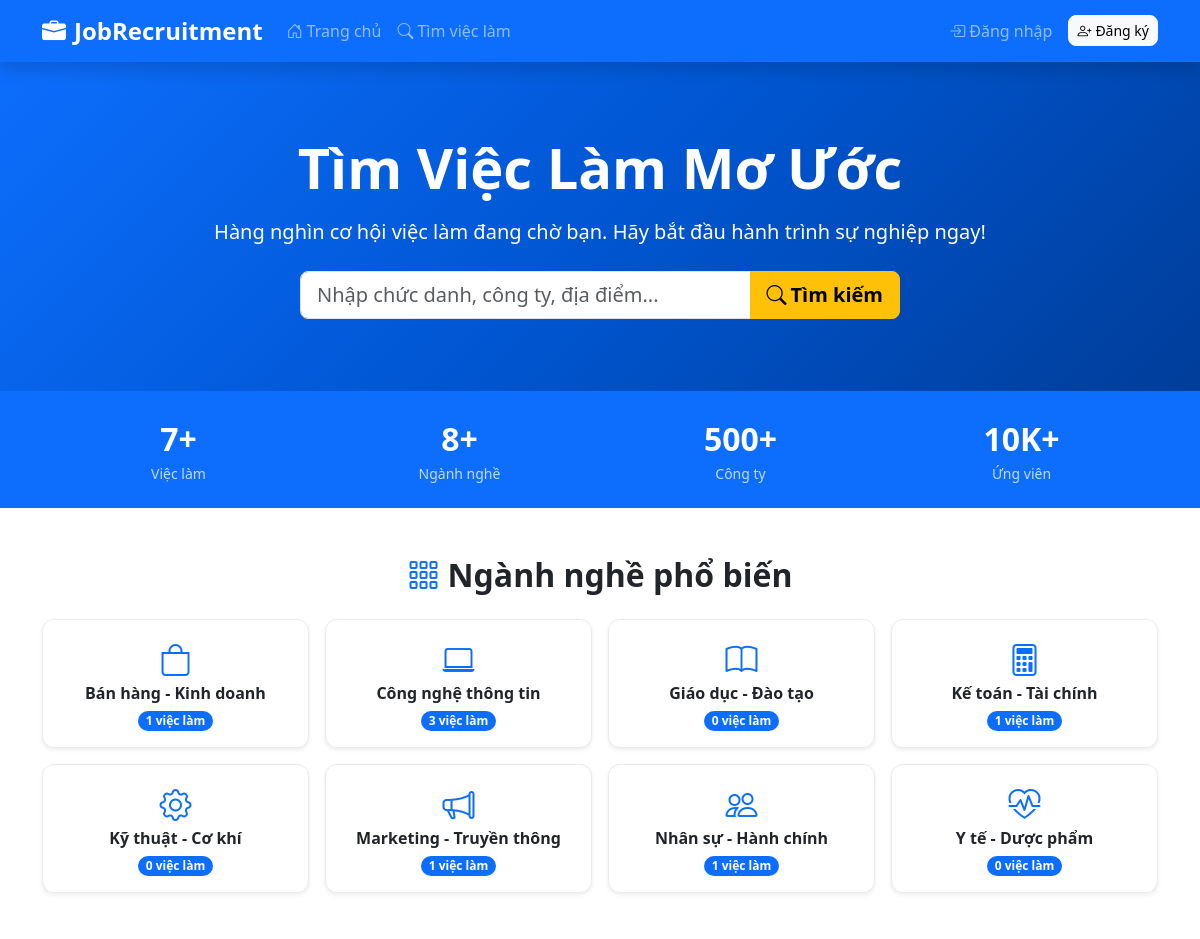
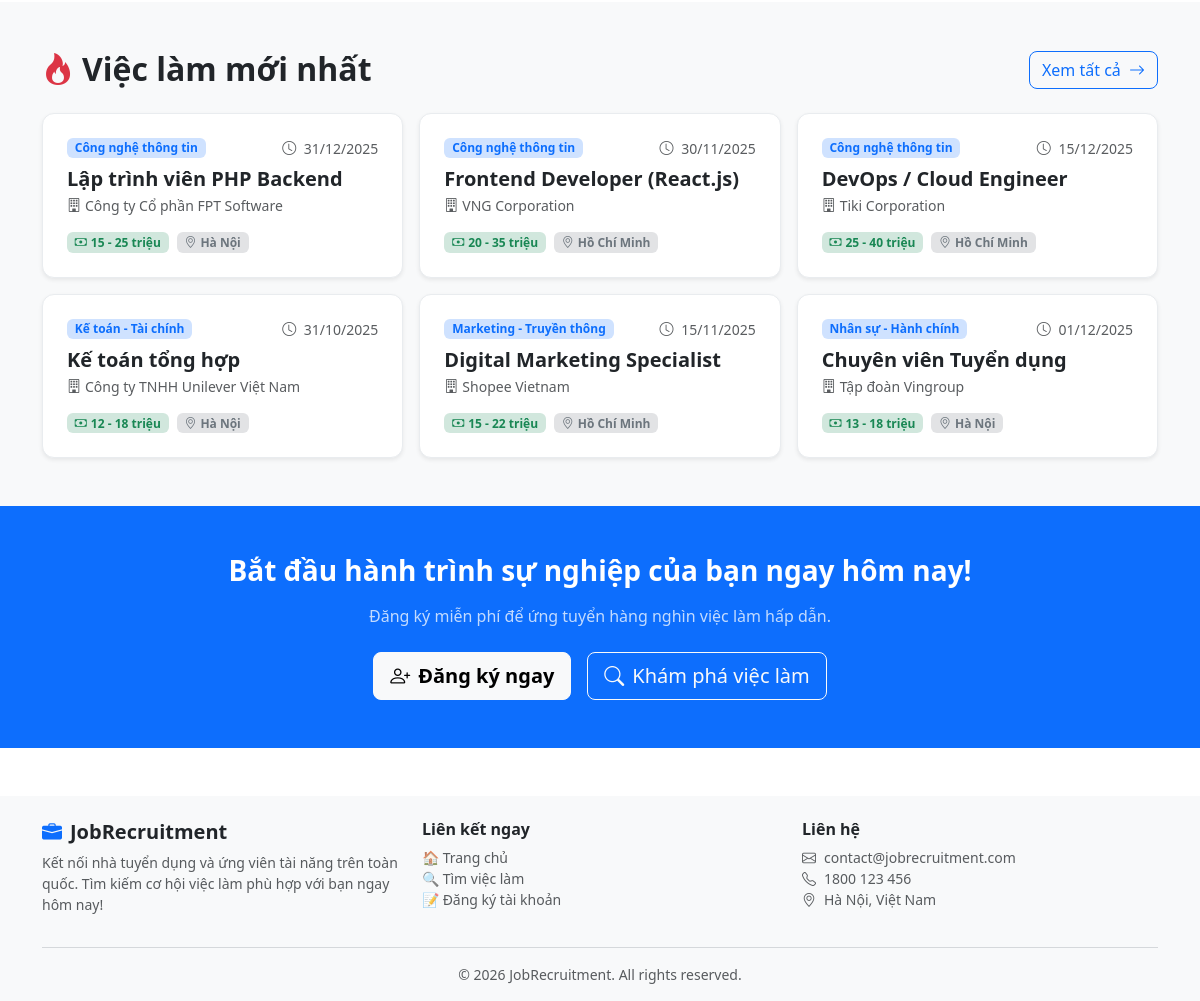
The page / on the database its author committed (2 pictures, top to bottom).
### tables this page shows
CREATE TABLE `categories` (
    `id`         INT AUTO_INCREMENT PRIMARY KEY COMMENT 'Khóa chính',
    `name`       VARCHAR(100) NOT NULL          COMMENT 'Tên ngành nghề',
    `created_at` TIMESTAMP DEFAULT CURRENT_TIMESTAMP
);

CREATE TABLE `jobs` (
    `id`           INT AUTO_INCREMENT PRIMARY KEY COMMENT 'Khóa chính',
    `category_id`  INT           NOT NULL         COMMENT 'Ngành nghề (FK → categories.id)',
    `title`        VARCHAR(200)  NOT NULL         COMMENT 'Tiêu đề vị trí tuyển dụng',
    `company`      VARCHAR(200)  NOT NULL         COMMENT 'Tên công ty tuyển dụng',
    `salary`       VARCHAR(100)  DEFAULT NULL     COMMENT 'Mức lương (VD: 10-15 triệu)',
    `location`     VARCHAR(200)  DEFAULT NULL     COMMENT 'Địa điểm làm việc',
    `description`  TEXT          DEFAULT NULL     COMMENT 'Mô tả công việc chi tiết',
    `requirements` TEXT          DEFAULT NULL     COMMENT 'Yêu cầu ứng viên',
    `benefits`     TEXT          DEFAULT NULL     COMMENT 'Quyền lợi được hưởng',
    `deadline`     DATE          DEFAULT NULL     COMMENT 'Hạn nộp hồ sơ',
    `status`       ENUM('active', 'closed') NOT NULL DEFAULT 'active' COMMENT 'Trạng thái: active=đang tuyển, closed=đã đóng',
    `created_at`   TIMESTAMP DEFAULT CURRENT_TIMESTAMP COMMENT 'Thời điểm đăng tin',
    CONSTRAINT `fk_jobs_category`
        FOREIGN KEY (`category_id`) REFERENCES `categories`(`id`) ON DELETE CASCADE
);

### core/Controller.php (called while the page is built, shortened)
<?php
abstract class Controller
{
    protected function render(string $view, array $data = []): void
    {
        extract($data);
        $viewPath = __DIR__ . '/../views/' . $view . '.php';
        require $viewPath;
    }
}

### controllers/HomeController.php (called while the page is built)
<?php
class HomeController extends Controller
{
    public function index(): void
    {
        $jobModel      = new Job();
        $categoryModel = new Category();
        $latestJobs = $jobModel->getList(1, 6);
        $categories = $categoryModel->getAll();
        $stats = [
            'jobs'       => $jobModel->countAll(),
            'categories' => $categoryModel->countAll(),
        ];
        $this->render('home/index', [
            'latestJobs' => $latestJobs,
            'categories' => $categories,
            'stats'      => $stats,
            'flash'      => $this->getFlash(),
        ]);
    }
}

### index.php (called while the page is built, shortened)
<?php
require_once __DIR__ . '/config/database.php';
require_once __DIR__ . '/core/Database.php';
require_once __DIR__ . '/core/Model.php';
require_once __DIR__ . '/core/Controller.php';
require_once __DIR__ . '/models/Category.php';
require_once __DIR__ . '/models/Job.php';
require_once __DIR__ . '/controllers/HomeController.php';
$router = new Router();
$router->get('/',     'HomeController', 'index');
$router->get('/home', 'HomeController', 'index');
$router->get( '/login',    'AuthController', 'loginForm');
$router->post('/login',    'AuthController', 'login');
$router->get( '/register', 'AuthController', 'registerForm');
$router->post('/register', 'AuthController', 'register');
$router->get( '/logout',   'AuthController', 'logout');
$router->get( '/jobs',        'JobController', 'index');
$router->get( '/jobs/detail', 'JobController', 'detail');
$router->get( '/jobs/apply',  'JobController', 'applyForm');
$router->post('/jobs/apply',  'JobController', 'apply');
$router->get( '/profile',        'ProfileController', 'index');
$router->post('/profile/update', 'ProfileController', 'update');
$router->get('/my-applications', 'ApplicationController', 'history');
$router->get('/admin',           'AdminDashboardController', 'index');
$router->get('/admin/dashboard', 'AdminDashboardController', 'index');
$router->get( '/admin/users',        'AdminUserController', 'index');
$router->get( '/admin/users/create', 'AdminUserController', 'createForm');
$router->post('/admin/users/create', 'AdminUserController', 'create');
$router->get( '/admin/users/edit',   'AdminUserController', 'editForm');
$router->post('/admin/users/edit',   'AdminUserController', 'edit');
$router->post('/admin/users/delete', 'AdminUserController', 'delete');
$router->get( '/admin/jobs',        'AdminJobController', 'index');
$router->get( '/admin/jobs/create', 'AdminJobController', 'createForm');
$router->post('/admin/jobs/create', 'AdminJobController', 'create');
$router->get( '/admin/jobs/edit',   'AdminJobController', 'editForm');
$router->post('/admin/jobs/edit',   'AdminJobController', 'edit');
$router->post('/admin/jobs/delete', 'AdminJobController', 'delete');
$router->get( '/admin/categories',        'AdminCategoryController', 'index');
$router->get( '/admin/categories/create', 'AdminCategoryController', 'createForm');
$router->post('/admin/categories/create', 'AdminCategoryController', 'create');
$router->get( '/admin/categories/edit',   'AdminCategoryController', 'editForm');
$router->post('/admin/categories/edit',   'AdminCategoryController', 'edit');
$router->post('/admin/categories/delete', 'AdminCategoryController', 'delete');
$router->get( '/admin/applications',               'AdminApplicationController', 'index');
$router->post('/admin/applications/update-status', 'AdminApplicationController', 'updateStatus');
$router->dispatch();

### core/Database.php (called while the page is built, shortened)
<?php
class Database
{
    private static ?PDO $instance = null;
    public static function getInstance(): PDO
    {
        if (self::$instance === null) {
            $dsn = sprintf(
                'mysql:host=%s;port=%d;dbname=%s;charset=%s',
                DB_HOST,
                DB_PORT,
                DB_NAME,
                DB_CHARSET
            );
            $options = [
                PDO::ATTR_ERRMODE            => PDO::ERRMODE_EXCEPTION,
                PDO::ATTR_DEFAULT_FETCH_MODE => PDO::FETCH_ASSOC,
                PDO::ATTR_EMULATE_PREPARES   => false,
            ];
            try {
                self::$instance = new PDO($dsn, DB_USER, DB_PASS, $options);
            } catch (PDOException $e) {
                error_log('Database connection failed: ' . $e->getMessage());
                die('<h3 style="color:red;text-align:center">Không thể kết nối database.<br>Vui lòng kiểm tra cấu hình trong config/database.php</h3>');
            }
        }
        return self::$instance;
    }
}

### core/Model.php (called while the page is built, shortened)
<?php
abstract class Model
{
    protected PDO $db;
    public function __construct()
    {
        $this->db = Database::getInstance();
    }
    protected function query(string $sql, array $params = []): array
    {
        $stmt = $this->db->prepare($sql);
        $stmt->execute($params);
        return $stmt->fetchAll();
    }
    protected function count(string $sql, array $params = []): int
    {
        $stmt = $this->db->prepare($sql);
        $stmt->execute($params);
        return (int) $stmt->fetchColumn();
    }
}

### models/Job.php (called while the page is built, shortened)
<?php
class Job extends Model
{
    public function getList(int $page = 1, int $perPage = 9, string $keyword = '', int $categoryId = 0): array
    {
        $offset = ($page - 1) * $perPage;
        $params = [];
        $where = ["j.status = 'active'"];
        $whereClause = 'WHERE ' . implode(' AND ', $where);
        $sql = "SELECT j.*, c.name AS category_name
                FROM `jobs` j
                LEFT JOIN `categories` c ON c.id = j.category_id
                {$whereClause}
                ORDER BY j.created_at DESC
                LIMIT {$perPage} OFFSET {$offset}";
        return $this->query($sql, $params);
    }
    public function countAll(): int
    {
        return $this->count("SELECT COUNT(*) FROM `jobs` WHERE status = 'active'");
    }
}

### models/Category.php (called while the page is built, shortened)
<?php
class Category extends Model
{
    public function getAll(): array
    {
        return $this->query(
            "SELECT c.*, COUNT(j.id) AS job_count
             FROM `categories` c
             LEFT JOIN `jobs` j ON j.category_id = c.id AND j.status = 'active'
             GROUP BY c.id
             ORDER BY c.name ASC"
        );
    }
    public function countAll(): int
    {
        return $this->count("SELECT COUNT(*) FROM `categories`");
    }
}

### views/home/index.php (the view, shortened to what this page needs)
<?php
require_once __DIR__ . '/../layouts/header.php';
?>
<section class="hero-section text-white py-5">
    <div class="container text-center py-4">
        <h1 class="display-4 fw-bold mb-3">Tìm Việc Làm Mơ Ước</h1>
        <p class="lead mb-4">Hàng nghìn cơ hội việc làm đang chờ bạn. Hãy bắt đầu hành trình sự nghiệp ngay!</p>
        <form action="<?= BASE_URL ?>/jobs" method="GET" class="d-flex justify-content-center">
            <div class="input-group" style="max-width: 600px;">
                <input type="text" name="keyword" class="form-control form-control-lg"
                       placeholder="Nhập chức danh, công ty, địa điểm...">
                <button class="btn btn-warning btn-lg fw-bold" type="submit">
                    <i class="bi bi-search me-1"></i>Tìm kiếm
                </button>
            </div>
        </form>
    </div>
</section>
<section class="bg-primary text-white py-3">
    <div class="container">
        <div class="row text-center g-2">
            <div class="col-6 col-md-3">
                <div class="p-2">
                    <div class="fs-2 fw-bold"><?= number_format($stats['jobs']) ?>+</div>
                    <div class="small opacity-75">Việc làm</div>
                </div>
            </div>
            <div class="col-6 col-md-3">
                <div class="p-2">
                    <div class="fs-2 fw-bold"><?= number_format($stats['categories']) ?>+</div>
                    <div class="small opacity-75">Ngành nghề</div>
                </div>
            </div>
            <div class="col-6 col-md-3">
                <div class="p-2">
                    <div class="fs-2 fw-bold">500+</div>
                    <div class="small opacity-75">Công ty</div>
                </div>
            </div>
            <div class="col-6 col-md-3">
                <div class="p-2">
                    <div class="fs-2 fw-bold">10K+</div>
                    <div class="small opacity-75">Ứng viên</div>
                </div>
            </div>
        </div>
    </div>
</section>
<section class="py-5">
    <div class="container">
        <h2 class="text-center fw-bold mb-4">
            <i class="bi bi-grid-3x3-gap me-2 text-primary"></i>Ngành nghề phổ biến
        </h2>
        <div class="row g-3">
            <?php
            $categoryIcons = [
                'Công nghệ thông tin'    => 'bi-laptop',
                'Kế toán - Tài chính'    => 'bi-calculator',
                'Marketing - Truyền thông' => 'bi-megaphone',
                'Nhân sự - Hành chính'   => 'bi-people',
                'Kỹ thuật - Cơ khí'      => 'bi-gear',
                'Y tế - Dược phẩm'       => 'bi-heart-pulse',
                'Giáo dục - Đào tạo'     => 'bi-book',
                'Bán hàng - Kinh doanh'  => 'bi-bag',
            ];
            foreach ($categories as $cat):
                $icon = $categoryIcons[$cat['name']] ?? 'bi-briefcase';
            ?>
            <div class="col-6 col-md-4 col-lg-3">
                <a href="<?= BASE_URL ?>/jobs?category=<?= $cat['id'] ?>"
                   class="card h-100 text-decoration-none border-0 shadow-sm category-card">
                    <div class="card-body text-center p-3">
                        <i class="bi <?= $icon ?> fs-2 text-primary mb-2"></i>
                        <h6 class="card-title mb-1 fw-semibold"><?= htmlspecialchars($cat['name']) ?></h6>
                        <span class="badge bg-primary rounded-pill"><?= $cat['job_count'] ?> việc làm</span>
                    </div>
                </a>
            </div>
            <?php endforeach; ?>
        </div>
    </div>
</section>
<section class="py-5 bg-light">
    <div class="container">
        <div class="d-flex justify-content-between align-items-center mb-4">
            <h2 class="fw-bold mb-0">
                <i class="bi bi-fire me-2 text-danger"></i>Việc làm mới nhất
            </h2>
            <a href="<?= BASE_URL ?>/jobs" class="btn btn-outline-primary">
                Xem tất cả <i class="bi bi-arrow-right ms-1"></i>
            </a>
        </div>
        <?php if (empty($latestJobs)): ?>
        <div class="text-center text-muted py-5">
            <i class="bi bi-inbox fs-1"></i>
            <p class="mt-2">Chưa có tin tuyển dụng nào.</p>
        </div>
        <?php else: ?>
        <div class="row g-3">
            <?php foreach ($latestJobs as $job): ?>
            <div class="col-md-6 col-lg-4">
                <div class="card h-100 border-0 shadow-sm job-card">
                    <div class="card-body p-4">
                        <div class="d-flex justify-content-between align-items-start mb-2">
                            <span class="badge bg-primary-subtle text-primary">
                                <?= htmlspecialchars($job['category_name'] ?? '') ?>
                            </span>
                            <?php if ($job['deadline']): ?>
                            <small class="text-muted">
                                <i class="bi bi-clock me-1"></i>
                                <?= date('d/m/Y', strtotime($job['deadline'])) ?>
                            </small>
                            <?php endif; ?>
                        </div>
                        <h5 class="card-title fw-bold mb-1">
                            <a href="<?= BASE_URL ?>/jobs/detail?id=<?= $job['id'] ?>"
                               class="text-decoration-none text-dark stretched-link">
                                <?= htmlspecialchars($job['title']) ?>
                            </a>
                        </h5>
                        <p class="text-muted mb-2 small">
                            <i class="bi bi-building me-1"></i><?= htmlspecialchars($job['company']) ?>
                        </p>
                        <div class="d-flex flex-wrap gap-2 mt-3">
                            <?php if ($job['salary']): ?>
                            <span class="badge bg-success-subtle text-success">
                                <i class="bi bi-cash me-1"></i><?= htmlspecialchars($job['salary']) ?>
                            </span>
                            <?php endif; ?>
                            <?php if ($job['location']): ?>
                            <span class="badge bg-secondary-subtle text-secondary">
                                <i class="bi bi-geo-alt me-1"></i><?= htmlspecialchars($job['location']) ?>
                            </span>
                            <?php endif; ?>
                        </div>
                    </div>
                </div>
            </div>
            <?php endforeach; ?>
        </div>
        <?php endif; ?>
    </div>
</section>
<?php if (!isset($_SESSION['user_id'])): ?>
<section class="py-5 bg-primary text-white text-center">
    <div class="container">
        <h3 class="fw-bold mb-3">Bắt đầu hành trình sự nghiệp của bạn ngay hôm nay!</h3>
        <p class="mb-4 opacity-75">Đăng ký miễn phí để ứng tuyển hàng nghìn việc làm hấp dẫn.</p>
        <div class="d-flex justify-content-center gap-3">
            <a href="<?= BASE_URL ?>/register" class="btn btn-light btn-lg fw-bold">
                <i class="bi bi-person-plus me-2"></i>Đăng ký ngay
            </a>
            <a href="<?= BASE_URL ?>/jobs" class="btn btn-outline-light btn-lg">
                <i class="bi bi-search me-2"></i>Khám phá việc làm
            </a>
        </div>
    </div>
</section>
<?php endif; ?>
<?php require_once __DIR__ . '/../layouts/footer.php'; ?>

### rows shown on the page
categories: name "Bán hàng - Kinh doanh", job_count "1"
categories: name "Công nghệ thông tin", job_count "3"
categories: name "Giáo dục - Đào tạo", job_count "0"
categories: name "Kế toán - Tài chính", job_count "1"
categories: name "Kỹ thuật - Cơ khí", job_count "0"
categories: name "Marketing - Truyền thông", job_count "1"
categories: name "Nhân sự - Hành chính", job_count "1"
categories: name "Y tế - Dược phẩm", job_count "0"
jobs: category.name "Công nghệ thông tin", deadline "31/12/2025", title "Lập trình viên PHP Backend", company "Công ty Cổ phần FPT Software", salary "15 - 25 triệu", location "Hà Nội"
jobs: category.name "Công nghệ thông tin", deadline "30/11/2025", title "Frontend Developer (React.js)", company "VNG Corporation", salary "20 - 35 triệu", location "Hồ Chí Minh"
jobs: category.name "Công nghệ thông tin", deadline "15/12/2025", title "DevOps / Cloud Engineer", company "Tiki Corporation", salary "25 - 40 triệu", location "Hồ Chí Minh"
jobs: category.name "Kế toán - Tài chính", deadline "31/10/2025", title "Kế toán tổng hợp", company "Công ty TNHH Unilever Việt Nam", salary "12 - 18 triệu", location "Hà Nội"
jobs: category.name "Marketing - Truyền thông", deadline "15/11/2025", title "Digital Marketing Specialist", company "Shopee Vietnam", salary "15 - 22 triệu", location "Hồ Chí Minh"
jobs: category.name "Nhân sự - Hành chính", deadline "01/12/2025", title "Chuyên viên Tuyển dụng", company "Tập đoàn Vingroup", salary "13 - 18 triệu", location "Hà Nội"

### other values the page prints
$stats['jobs'] "7"
$stats['categories'] "8"
